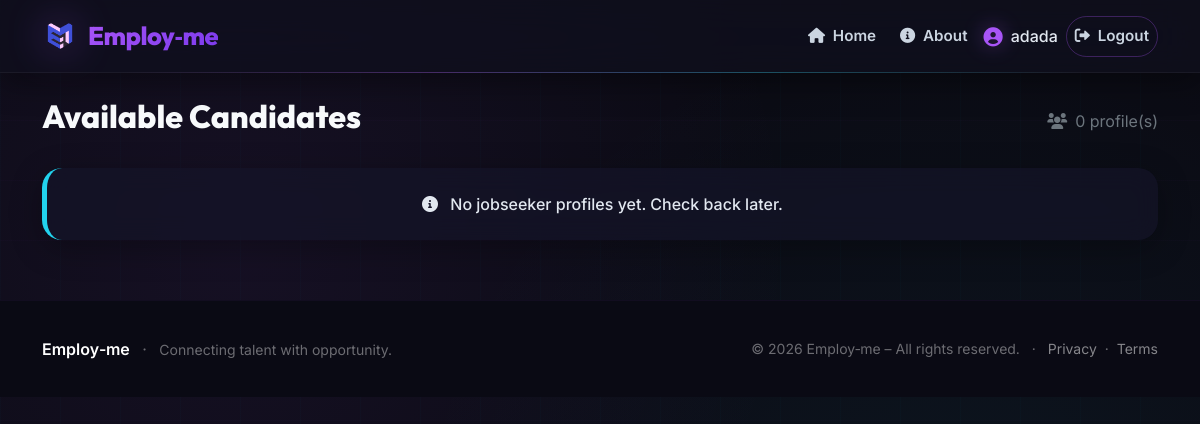
Before: /hire (signed in) with the older database file.
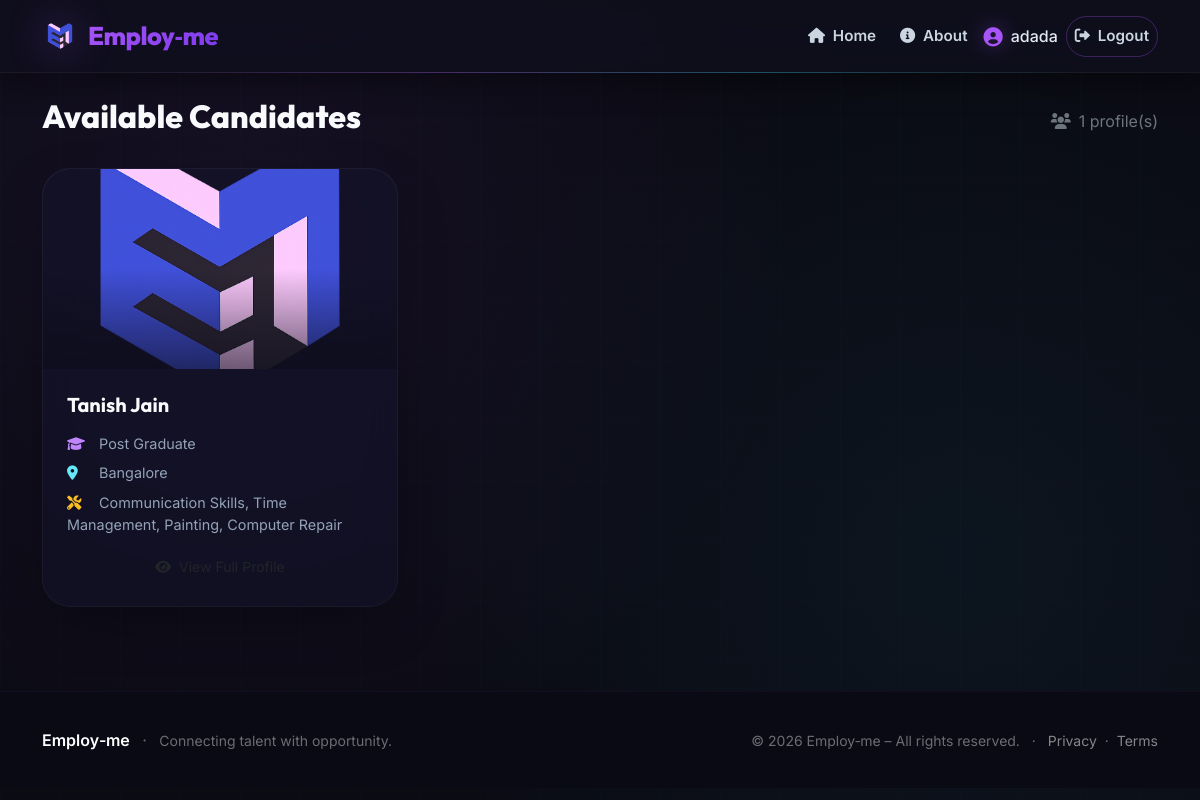
After: the same page with the newer database file.
### models.py (models this page shows)
class User(UserMixin, db.Model):
    id = db.Column(db.Integer, primary_key=True)
    email = db.Column(db.String(120), unique=True, nullable=False)
    password_hash = db.Column(db.String(128), nullable=False)
    role = db.Column(db.String(20), nullable=False)  # 'jobseeker' or 'employer'
    name = db.Column(db.String(100), nullable=False)
    created_at = db.Column(db.DateTime, default=datetime.utcnow)
    profile = db.relationship('JobSeekerProfile', backref='user', uselist=False,
                              cascade='all, delete-orphan')
    employer_profile = db.relationship('EmployerProfile', backref='user', uselist=False,
                                       cascade='all, delete-orphan')

class JobSeekerProfile(db.Model):
    id = db.Column(db.Integer, primary_key=True)
    user_id = db.Column(db.Integer, db.ForeignKey('user.id'), unique=True, nullable=False)
    first_name = db.Column(db.String(50), nullable=False)
    middle_name = db.Column(db.String(50), nullable=True)
    last_name = db.Column(db.String(50), nullable=False)
    dob = db.Column(db.Date, nullable=False)
    gender = db.Column(db.String(10), nullable=False)
    address = db.Column(db.String(300), nullable=False)
    pincode = db.Column(db.String(10), nullable=False)
    mobile = db.Column(db.String(15), nullable=False)
    father_husband_name = db.Column(db.String(100), nullable=False)
    education_level = db.Column(db.String(20), nullable=False)
    education_other = db.Column(db.String(100), nullable=True)
    preferred_location1 = db.Column(db.String(100), nullable=False)
    preferred_location2 = db.Column(db.String(100), nullable=True)
    preferred_location3 = db.Column(db.String(100), nullable=True)
    employment_type = db.Column(db.String(20), nullable=False)
    skills = db.Column(db.Text, nullable=True)
    city = db.Column(db.String(100), nullable=False)
    state = db.Column(db.String(100), nullable=False)
    profile_pic = db.Column(db.String(200))
    aadhar_card = db.Column(db.String(200))
    created_at = db.Column(db.DateTime, default=datetime.utcnow)
    verified = db.Column(db.Boolean, default=False, nullable=False)

### app.py (the view)
@app.route('/hire')
@login_required
@role_required('employer')
def hire_dashboard():
    employer_profile = EmployerProfile.query.filter_by(user_id=current_user.id).first()
    if not employer_profile:
        flash('Please complete your business profile first.', 'warning')
        return redirect(url_for('employer_profile'))
    if not employer_profile.verified:
        return redirect(url_for('verification_pending'))
    profiles = JobSeekerProfile.query.filter_by(verified=True).all()
    return render_template('hire_dashboard.html', profiles=profiles)

### app.py (called while the page is built)
@login_manager.user_loader
def load_user(user_id):
    return User.query.get(int(user_id))

def role_required(role):
    def decorator(func):
        from functools import wraps
        @wraps(func)
        def wrapper(*args, **kwargs):
            if not current_user.is_authenticated or current_user.role != role:
                flash('Access denied.', 'danger')
                return redirect(url_for('index'))
            return func(*args, **kwargs)
        return wrapper
    return decorator

### templates/hire_dashboard.html (shortened to what this page needs)
{% extends "base.html" %}
{% block content %}
    <div class="d-flex justify-content-between align-items-center mb-4">
        <h2 style="font-family: var(--font-display); font-weight: 800; color: #F8FAFC;">Available Candidates</h2>
        <span class="text-secondary"><i class="fas fa-users me-2"></i>{{ profiles|length }} profile(s)</span>
    </div>
    <div class="row">
        {% for p in profiles %}
        <div class="col-md-6 col-lg-4 mb-4">
            <div class="card-modern p-0 overflow-hidden h-100">
                <div class="position-relative" style="height: 200px; overflow: hidden;">
                    {% if p.profile_pic %}
                        <img src="{{ url_for('static', filename='uploads/' + p.profile_pic) }}"
                             alt="{{ p.first_name }}"
                             class="w-100 h-100"
                             style="object-fit: cover; transition: transform 0.4s ease;">
                    {% else %}
                        <div class="w-100 h-100 d-flex align-items-center justify-content-center"
                             style="background: rgba(168, 85, 247, 0.08); color: rgba(255,255,255,0.25); font-size: 2rem;">
                            <i class="fas fa-user-circle"></i>
                        </div>
                    {% endif %}
                </div>
                <div class="p-4">
                    <h5 class="card-title" style="font-family: var(--font-display); font-weight: 700; color: #F8FAFC;">
                        {{ p.first_name }} {{ p.last_name }}
                    </h5>
                    <ul class="list-unstyled mt-3 mb-3" style="font-size: 0.9rem; color: #94A3B8;">
                        <li class="mb-2">
                            <i class="fas fa-graduation-cap me-2" style="color: var(--primary-light); width: 20px;"></i>
                            {{ p.education_level }}{% if p.education_other %} - {{ p.education_other }}{% endif %}
                        </li>
                        <li class="mb-2">
                            <i class="fas fa-map-marker-alt me-2" style="color: var(--employer-light); width: 20px;"></i>
                            {{ p.preferred_location1 }}
                        </li>
                        <li class="mb-2">
                            <i class="fas fa-tools me-2" style="color: var(--accent-gold); width: 20px;"></i>
                            {{ p.skills[:80] if p.skills else 'N/A' }}{% if p.skills and p.skills|length > 80 %}...{% endif %}
                        </li>
                    </ul>
                    <a href="{{ url_for('view_profile', profile_id=p.id) }}" class="btn btn-soft-primary btn-sm w-100">
                        <i class="fas fa-eye me-2"></i>View Full Profile
                    </a>
                </div>
            </div>
        </div>
        {% else %}
        <div class="col-12">
            <div class="alert-modern alert-info text-center py-4">
                <i class="fas fa-info-circle me-2"></i> No jobseeker profiles yet. Check back later.
            </div>
        </div>
        {% endfor %}
    </div>
{% endblock %}

### templates/base.html (shortened to what this page needs)
<!DOCTYPE html>
<html lang="en">
<head>
    <link href="https://cdn.jsdelivr.net/npm/bootstrap@5.3.0-alpha1/dist/css/bootstrap.min.css" rel="stylesheet" />
    <link rel="stylesheet" href="https://cdnjs.cloudflare.com/ajax/libs/font-awesome/6.0.0/css/all.min.css" />
</head>
<body>
    <nav class="navbar navbar-expand-lg navbar-custom sticky-top">
        <div class="container">
            <a class="navbar-brand" href="{{ url_for('index') }}">
                <img src="{{ url_for('static', filename='images/logo.png') }}" alt="Employ-me logo" />
                <span>Employ‑me</span>
            </a>
            <div class="collapse navbar-collapse" id="navbarNav">
                <ul class="navbar-nav ms-auto align-items-lg-center gap-1 gap-lg-2">
                    <li class="nav-item">
                        <a class="nav-link" href="{{ url_for('index') }}">
                            <i class="fas fa-home me-1"></i> Home
                        </a>
                    </li>
                    <li class="nav-item">
                        <a class="nav-link" href="{{ url_for('about') }}">
                            <i class="fas fa-info-circle me-1"></i> About
                        </a>
                    </li>
                    {% if current_user.is_authenticated %}
                        <li class="nav-item">
                            <span class="navbar-text">
                                <i class="fas fa-user-circle"></i>
                                {{ current_user.name }}
                            </span>
                        </li>
                        <li class="nav-item">
                            <a class="nav-link btn-outline-custom" href="{{ url_for('logout') }}">
                                <i class="fas fa-sign-out-alt me-1"></i> Logout
                            </a>
                        </li>
                    {% endif %}
                </ul>
            </div>
        </div>
    </nav>
    <main>
        <div class="container my-4">
            {% block content %}{% endblock %}
        </div>
    </main>
    <footer class="footer-custom">
        <div class="container">
            <div class="row align-items-center">
                <div class="col-md-6 text-center text-md-start">
                    <span class="fw-semibold text-white">Employ‑me</span>
                    <span class="mx-2">·</span>
                    <span class="small">Connecting talent with opportunity.</span>
                </div>
                <div class="col-md-6 text-center text-md-end small">
                    &copy; 2026 Employ‑me – All rights reserved.
                    <span class="mx-2">·</span>
                    <a href="#" class="text-white-50">Privacy</a>
                    <span class="mx-1">·</span>
                    <a href="#" class="text-white-50">Terms</a>
                </div>
            </div>
        </div>
    </footer>
</body>
</html>

### templates/base.html (style rules this page uses)
:root { --primary: #A855F7; --primary-dark: #7C3AED; --primary-light: #C084FC; --primary-glow: 0 0 30px rgba(168, 85, 247, 0.6); --primary-gradient: linear-gradient(135deg, #A855F7 0%, #7C3AED 100%); --employer: #22D3EE; --employer-dark: #0891B2; --employer-light: #67E8F9; --employer-glow: 0 0 30px rgba(34, 211, 238, 0.6); --employer-gradient: linear-gradient(135deg, #22D3EE 0%, #0891B2 100%); --accent-gold: #FBBF24; --accent-gold-dark: #F59E0B; --bg-dark: #0B0B14; --bg-card: rgba(20, 20, 45, 0.55); --bg-glass: rgba(15, 15, 30, 0.75); --text-primary: #F1F5F9; --text-secondary: #94A3B8; --border-glass: rgba(255, 255, 255, 0.05); --border-highlight: rgba(168, 85, 247, 0.2); --font-sans: 'Inter', -apple-system, BlinkMacSystemFont, 'Segoe UI', Roboto, sans-serif; --font-display: 'Outfit', sans-serif; }
* { margin:0; padding:0; box-sizing:border-box; }
body { background: var(--bg-dark); background-image: radial-gradient(circle at 20% 30%, rgba(168, 85, 247, 0.07) 0%, transparent 50%), radial-gradient(circle at 80% 70%, rgba(34, 211, 238, 0.05) 0%, transparent 50%); font-family: var(--font-sans); color: var(--text-primary); min-height: 100vh; overflow-x: hidden; margin: 0; padding: 0; position: relative; z-index: 0; }
body::before { content: ''; position: fixed; inset: 0; background-image: linear-gradient(rgba(168, 85, 247, 0.02) 1px, transparent 1px), linear-gradient(90deg, rgba(34, 211, 238, 0.02) 1px, transparent 1px); background-size: 60px 60px; pointer-events: none; z-index: -1; animation: gridMove 30s linear infinite; }
.navbar-custom { background: rgba(15, 15, 28, 0.8); backdrop-filter: blur(20px) saturate(180%); -webkit-backdrop-filter: blur(20px) saturate(180%); border-bottom: 1px solid rgba(255, 255, 255, 0.05); box-shadow: 0 8px 32px rgba(0, 0, 0, 0.4); padding: 12px 0; position: sticky; top: 0; z-index: 1000; transition: all 0.3s ease; }
.navbar-custom::after { content: ''; position: absolute; bottom: -1px; left: 10%; width: 80%; height: 1px; background: linear-gradient(90deg, transparent, var(--primary), var(--employer), transparent); opacity: 0.3; }
.navbar-custom .navbar-brand { font-family: var(--font-display); font-weight: 800; font-size: 1.6rem; letter-spacing: -0.02em; color: #F8FAFC; display: flex; align-items: center; gap: 10px; }
.navbar-custom .navbar-brand img { height: 36px; width: auto; filter: drop-shadow(0 0 20px rgba(168, 85, 247, 0.4)); }
.navbar-custom .navbar-brand span { background: var(--primary-gradient); -webkit-background-clip: text; -webkit-text-fill-color: transparent; background-clip: text; }
.navbar-custom .nav-link { font-weight: 600; font-size: 0.95rem; color: #CBD5E1; padding: 8px 20px; border-radius: 60px; transition: all 0.25s ease; position: relative; }
.navbar-custom .nav-link::after { content: ''; position: absolute; bottom: 2px; left: 50%; width: 0; height: 2px; background: var(--primary); transition: all 0.3s ease; transform: translateX(-50%); border-radius: 4px; box-shadow: 0 0 8px var(--primary); }
.navbar-custom .nav-link.btn-outline-custom { border: 1px solid rgba(168, 85, 247, 0.3); color: #CBD5E1; background: transparent; }
.navbar-custom .navbar-text { font-weight: 500; color: #E2E8F0; display: flex; align-items: center; gap: 8px; }
.navbar-custom .navbar-text i { color: var(--primary); font-size: 1.2rem; filter: drop-shadow(0 0 10px rgba(168, 85, 247, 0.4)); }
.card-modern { background: var(--bg-card); backdrop-filter: blur(16px); -webkit-backdrop-filter: blur(16px); border: 1px solid rgba(255, 255, 255, 0.04); border-radius: 28px; box-shadow: 0 20px 60px -16px rgba(0, 0, 0, 0.4); transition: all 0.35s cubic-bezier(0.25, 0.46, 0.45, 0.94); padding: 36px 28px; height: 100%; position: relative; overflow: hidden; }
.card-modern::before { content: ''; position: absolute; inset: -1px; border-radius: 28px; padding: 1px; background: linear-gradient(145deg, rgba(168, 85, 247, 0.3), rgba(34, 211, 238, 0.1), transparent 80%); -webkit-mask: linear-gradient(#fff 0 0) content-box, linear-gradient(#fff 0 0); -webkit-mask-composite: xor; mask-composite: exclude; pointer-events: none; }
.card-modern .card-title { font-family: var(--font-display); font-weight: 700; font-size: 1.25rem; color: #F8FAFC; margin-bottom: 12px; }
.footer-custom { background: #0A0A14; color: rgba(255, 255, 255, 0.4); padding: 36px 0; margin-top: 60px; border-top: 1px solid rgba(168, 85, 247, 0.05); }
.footer-custom a { color: rgba(255, 255, 255, 0.35); text-decoration: none; transition: color 0.2s; }

Changed rows visible on the page:
added JobSeekerProfile: profile_pic (picture), first_name "Tanish", last_name "Jain", education_level "Post Graduate", preferred_location1 "Bangalore", skills "Communication Skills, Time Management, Painting, Computer Repair"
Other visible differences:
{{ profiles|length }}: "0" → "1"
text no longer shown: "No jobseeker profiles yet. Check back later."
